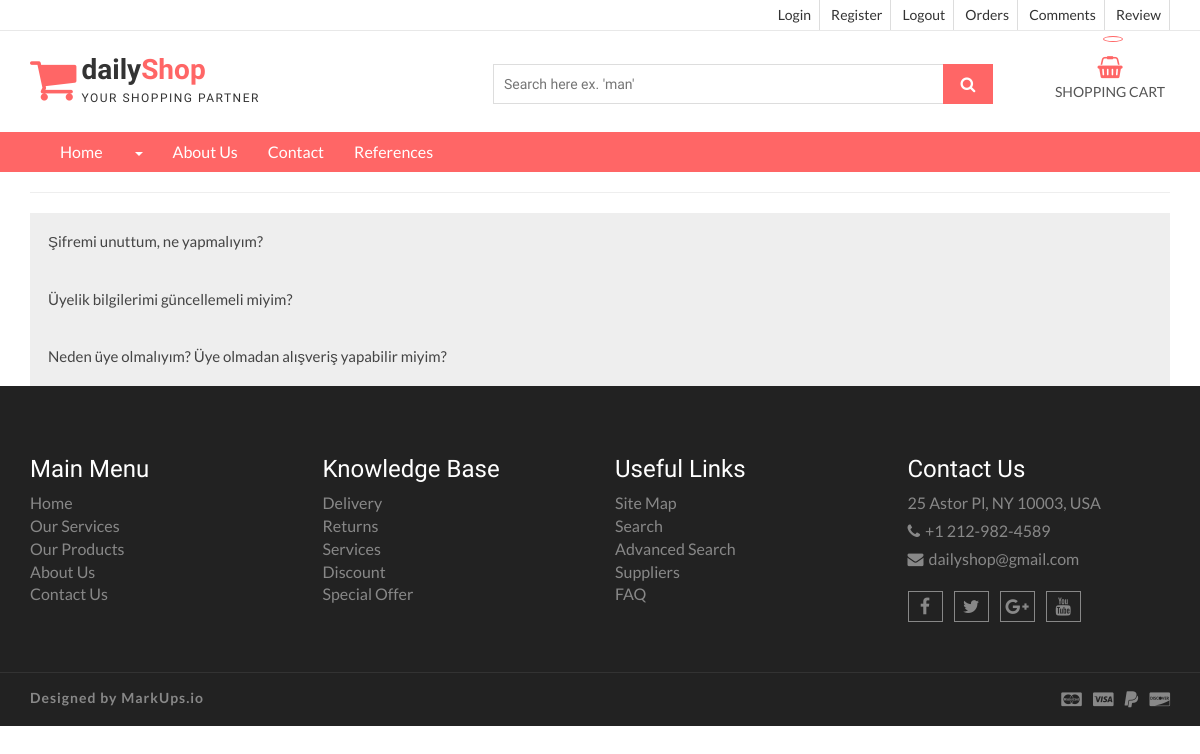
The app's page /faq/, older data.
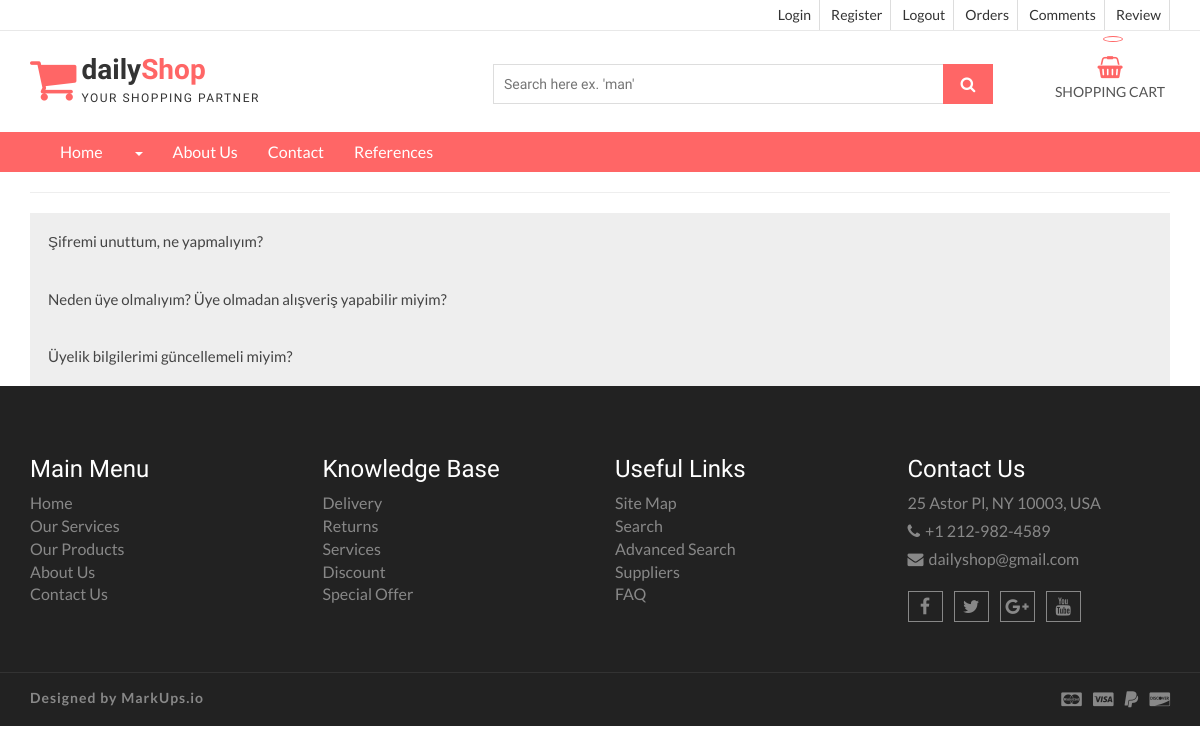
The same page, newer data.
### home/models.py (models this page shows, shortened)
class FAQ(models.Model):
    STATUS = (
        ('True', 'True'),
        ('False', 'False'),
    )
    ordernumber = models.IntegerField()
    question = models.CharField(max_length=150,blank=True)
    answer = models.TextField()
    status = models.CharField(max_length=10,choices=STATUS)
    create_at = models.DateTimeField(auto_now_add=True)
    update_at = models.DateTimeField(auto_now=True)

### home/views.py (the view)
# urls.py: path('faq/',views.faq,name="faq"),
def faq(request):
    category = Category.objects.all()
    faq = FAQ.objects.all().order_by('ordernumber')
    context = {'category':category,'faq':faq}
    return render(request,'faq.html',context)

### home/templates/faq.html (shortened to what this page needs)
{% extends 'homebase.html' %}
{% block navbar %}
    {% include 'navbar.html' %}
{% endblock %}
{% block content %}
    <section id="aa-error">
        <div class="container">
            <div class="row">
                <div class="col-md-12">
                    <hr>
                    {% for rs in faq %}
                        <button class="accordion">{{ rs.question }}</button>
                    {% endfor %}
                </div>
            </div>
        </div>
    </section>
{% endblock %}

Row changes from the older to the newer data that the page shows:
changed FAQ "Neden üye olmalıyım? Üye olmadan alışveriş yapabilir miyim?": moves up the list
